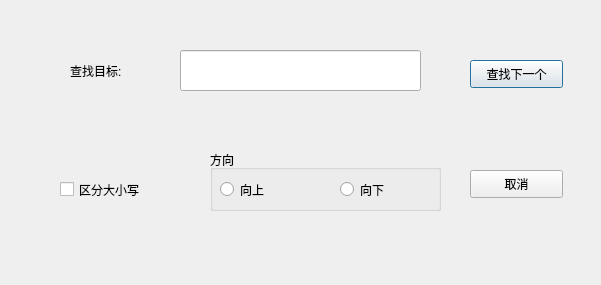
<?xml version="1.0" encoding="UTF-8"?>
<ui version="4.0">
 <class>FindDialog</class>
 <widget class="QDialog" name="FindDialog">
  <property name="geometry">
   <rect>
    <x>0</x>
    <y>0</y>
    <width>601</width>
    <height>285</height>
   </rect>
  </property>
  <property name="windowTitle">
   <string>Dialog</string>
  </property>
  <widget class="QLabel" name="label">
   <property name="geometry">
    <rect>
     <x>70</x>
     <y>60</y>
     <width>91</width>
     <height>21</height>
    </rect>
   </property>
   <property name="text">
    <string>查找目标:</string>
   </property>
  </widget>
  <widget class="QLineEdit" name="lineEdit">
   <property name="geometry">
    <rect>
     <x>180</x>
     <y>50</y>
     <width>241</width>
     <height>41</height>
    </rect>
   </property>
  </widget>
  <widget class="QPushButton" name="pushButton">
   <property name="geometry">
    <rect>
     <x>470</x>
     <y>60</y>
     <width>93</width>
     <height>28</height>
    </rect>
   </property>
   <property name="text">
    <string>查找下一个</string>
   </property>
  </widget>
  <widget class="QCheckBox" name="checkBox">
   <property name="geometry">
    <rect>
     <x>60</x>
     <y>180</y>
     <width>101</width>
     <height>19</height>
    </rect>
   </property>
   <property name="text">
    <string>区分大小写</string>
   </property>
  </widget>
  <widget class="QGroupBox" name="groupBox">
   <property name="geometry">
    <rect>
     <x>210</x>
     <y>150</y>
     <width>231</width>
     <height>61</height>
    </rect>
   </property>
   <property name="title">
    <string>方向</string>
   </property>
   <widget class="QRadioButton" name="radioButton">
    <property name="geometry">
     <rect>
      <x>10</x>
      <y>30</y>
      <width>71</width>
      <height>19</height>
     </rect>
    </property>
    <property name="text">
     <string>向上</string>
    </property>
   </widget>
   <widget class="QRadioButton" name="radioButton_2">
    <property name="geometry">
     <rect>
      <x>130</x>
      <y>30</y>
      <width>81</width>
      <height>19</height>
     </rect>
    </property>
    <property name="text">
     <string>向下</string>
    </property>
   </widget>
  </widget>
  <widget class="QPushButton" name="pushButton_2">
   <property name="geometry">
    <rect>
     <x>470</x>
     <y>170</y>
     <width>93</width>
     <height>28</height>
    </rect>
   </property>
   <property name="text">
    <string>取消</string>
   </property>
  </widget>
 </widget>
 <resources/>
 <connections/>
</ui>
